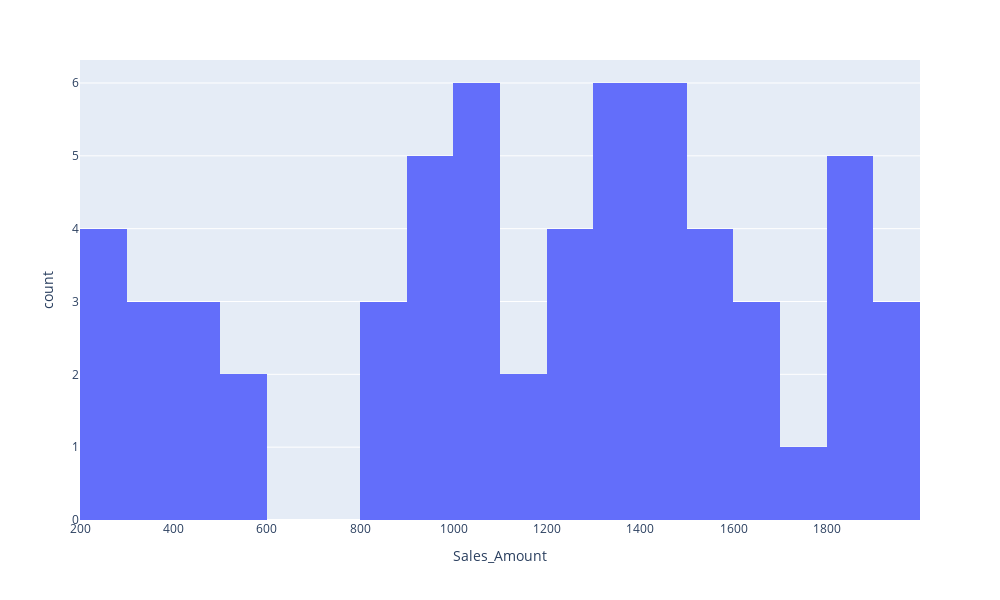

Notebook source saved alongside this figure:
### Code cell
#Plot a histogram of the Sales_Amount column.
hist1=px.histogram(df,x="Sales_Amount",nbins=30,width=1000,height=600)
hist1.show()

### Figure 1 — Plotly figure (JSON) as saved in the notebook; plotly's stock layout.template omitted (floating-point values rounded to 4 significant figures)
{"data": [{"alignmentgroup": "True", "bingroup": "x", "hovertemplate": "Sales_Amount=%{x}<br>count=%{y}<extra></extra>", "legendgroup": "", "marker": {"color": "#636efa", "pattern": {"shape": ""}}, "name": "", "nbinsx": 30, "offsetgroup": "", "orientation": "v", "showlegend": false, "type": "histogram", "x": [1605, 286, 1469, 1932, 1242, 827, 1887, 1300, 1060, 1288, 1695, 319, 1137, 1351, 1085, 1054, 436, 1486, 1022, 1234, 591, 968, 1022, 1669, 1539, 1931, 1819, 1572, 1082, 1500, 913, 1429, 296, 1861, 435, 1370, 1456, 1814, 1577, 1796, 202, 1166, 1376, 1465, 1938, 1468, 944, 325, 1317, 1265, 440, 918, 558, 385, 1897, 923, 282, 844, 802, 1383], "xaxis": "x", "yaxis": "y"}], "layout": {"barmode": "relative", "height": 600, "legend": {"tracegroupgap": 0}, "margin": {"t": 60}, "width": 1000, "xaxis": {"anchor": "y", "autorange": true, "domain": [0, 1], "range": [199.5, 2000.0], "title": {"text": "Sales_Amount"}, "type": "linear"}, "yaxis": {"anchor": "x", "autorange": true, "domain": [0, 1], "range": [0, 6.316], "title": {"text": "count"}}}}
